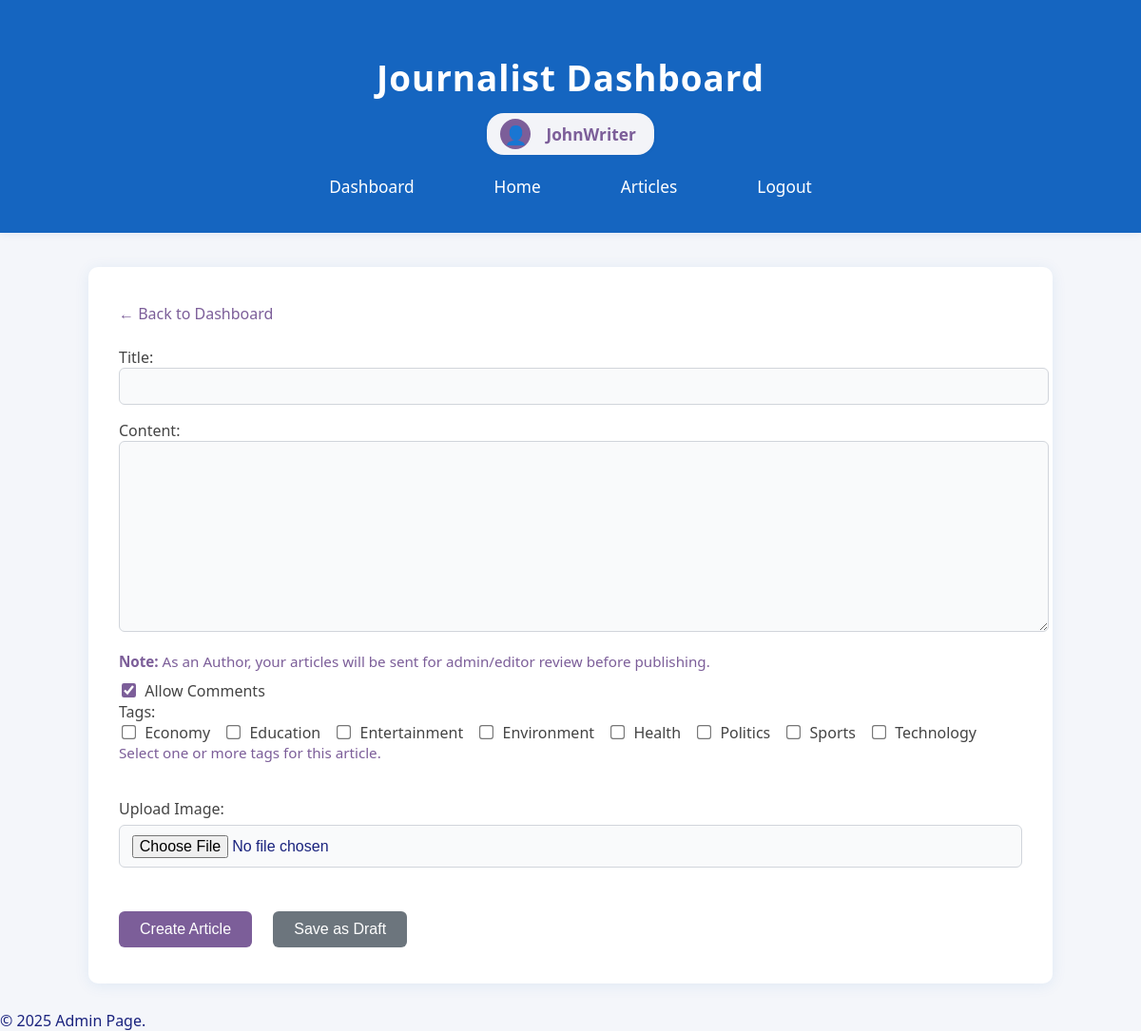
Page /public/admin/createArticle (signed in) on the committed database.
### tables this page shows
CREATE TABLE `tags` (
  `tag_name` varchar(255) NOT NULL,
  `tag_id` int(11) NOT NULL
);

### app/helpers.php (called while the page is built, shortened)
<?php
function render($view, $data = [], $layout = 'layout') {
    extract($data);
    require views_path($view . '.php');
}
function base_url($path = '') {
    if(defined('BASE_URL')) {
        return BASE_URL . ltrim($path, '/');
    }
    $protocol =
    (!empty($_SERVER['HTTPS']) && $_SERVER['HTTPS'] !== 'off') ||
    $_SERVER['SERVER_PORT'] === 443 ? "https://" : "http://";
    $host = $_SERVER['HTTP_HOST'];
    $base = rtrim(dirname($_SERVER['SCRIPT_NAME']), '/');
    return $protocol . $host . $base . '/' . ltrim($path, '/');
}
function base_path($path = '') {
    return realpath(__DIR__ . '/../' . '/' . ltrim($path, '/'));
}
function views_path($path = '') {
    return base_path('app/views/' . ltrim($path, '/'));
}

### app/controllers/AdminController.php (called while the page is built, shortened)
<?php
require_once __DIR__ . '/../../config/database.php';
class AdminController {
    public function createArticle() {
        $error = '';
        $success = '';
        if ($_SERVER['REQUEST_METHOD'] === 'POST') {
            $title = trim($_POST['title']);
            $content = trim($_POST['content']);
            $allowComments = isset($_POST['allow_comments']) ? 1 : 0;
            $tag_ids = isset($_POST['tags']) ? $_POST['tags'] : [];
            $authorId = $_SESSION['user']['id'];
            $isPublished = 0;
            $status = 'pending';
            if ($_SESSION['user']['role_id'] == 1) {
                if (isset($_POST['save_draft'])) {
                    $status = 'draft';
                }
            } else {
                $isPublished = isset($_POST['is_published']) ? 1 : 0;
                $status = $isPublished ? 'published' : 'pending';
            }
            $imageData = null;
            $error = '';
            if (isset($_FILES['image']) && $_FILES['image']['error'] === UPLOAD_ERR_OK) {
                $imageTmp = $_FILES['image']['tmp_name'];
                $imageSize = filesize($imageTmp);
                if ($imageSize > self::MAX_BLOB_SIZE) {
                    $error = "Image is too large. Max allowed is " . number_format(self::MAX_BLOB_SIZE) . " bytes. Please choose a smaller image.";
                } else {
                    $imageData = file_get_contents($imageTmp);
                }
            }
            if (!$error) {
                require_once __DIR__ . '/../models/Article.php';
                $articleModel = new Article();
                $article_id = $articleModel->createArticleWithStatus($title, $content, $authorId, $status, $isPublished, $allowComments, $imageData, $tag_ids);
                if ($_SESSION['user']['role_id'] == 1 && $status === 'draft') {
                    $success = "Draft saved. You can continue editing later!";
                } elseif ($_SESSION['user']['role_id'] == 1) {
                    $success = "Article created successfully and sent for review!";
                } else {
                    $success = "Article created successfully!";
                }
                $title = '';
                $content = '';
                $isPublished = 0;
                $allowComments = 0;
                $selected_tags = [];
            } else {
                $error = "Failed to create article. Please try again.";
            }
        } else {
            $title = '';
            $content = '';
            $isPublished = ($_SESSION['user']['role_id'] == 1) ? 0 : 0;
            $allowComments = 1;
        }
        require_once __DIR__ . '/../models/Tag.php';
        $tagModel = new Tag();
        $tags = $tagModel->getAllTags();
        $selected_tags = [];
        $data = [
            'title' => $title,
            'content' => $content,
            'is_published' => $isPublished,
            'allow_comments' => $allowComments,
            'error' => $error,
            'success' => $success,
            'user_role' => $_SESSION['user']['role_id'],
            'tags' => $tags,
            'selected_tags' => $selected_tags
        ];
        render('admin/createArticle', $data, layout: 'admin/layout');
    }
}
?>

### app/models/Tag.php (called while the page is built, shortened)
<?php
require_once __DIR__ . '/../../config/database.php';
class Tag {
    private $db;
    public function __construct() {
        $database = new Database();
        $this->db = $database->connect();
    }
    public function getAllTags() {
        $stmt = $this->db->prepare('SELECT * FROM tags ORDER BY tag_name ASC');
        $stmt->execute();
        return $stmt->fetchAll(PDO::FETCH_ASSOC);
    }
}

### config/database.php (called while the page is built, shortened)
<?php
class Database {
    private $host = 'localhost';
    private $db_name = 'austro_asian_times';
    private $username = 'root';
    private $password = '';
    public function connect() {
        $this->conn = null;
        try {
            $dsn = "mysql:host=" . $this->host . ";dbname=" . $this->db_name . ";charset=utf8mb4";
            $this->conn = new PDO($dsn, $this->username, $this->password);
            $this->conn->setAttribute(PDO::ATTR_ERRMODE, PDO::ERRMODE_EXCEPTION);
        } catch (PDOException $e) {
            die("Connection failed: " . $e->getMessage());
        }
        return $this->conn;
    }
}

### app/views/admin/createArticle.php (the view, shortened to what this page needs)
<head>
    <link rel="stylesheet" href="<?php echo base_url('css/createArticle.css'); ?>">
</head>
<div>
    <a href="<?php echo base_url('admin/dashboard') ?>" class="back-to-dashboard">
        ← Back to Dashboard
    </a>
</div>
<form method="post" enctype="multipart/form-data">
    <label>Title: <input type="text" name="title" value="<?= htmlspecialchars($title ?? '') ?>" required></label>
    <br>
    <label>Content:<br>
        <textarea name="content" rows="10" required><?= htmlspecialchars($content ?? '') ?></textarea>
    </label>
    <br>
    <?php if ($user_role != 1): ?>
    <label>
        <input type="checkbox" name="is_published" <?= isset($is_published) && $is_published ? 'checked' : '' ?>> Published
    </label>
    <br>
    <?php elseif ($user_role == 1): ?>
    <div class="form-text" style="margin-bottom:10px; color:#7c5e99;">
        <strong>Note:</strong> As an Author, your articles will be sent for admin/editor review before publishing.
    </div>
    <?php endif; ?>
    <label>
        <input type="checkbox" name="allow_comments" <?= isset($allow_comments) && $allow_comments ? 'checked' : '' ?>> Allow Comments
    </label>
    <br>
    <label>Tags:</label>
    <div>
        <?php foreach ($tags as $tag): ?>
            <label style="margin-right: 10px;">
                <input type="checkbox" name="tags[]" value="<?= $tag['tag_id'] ?>" <?= (isset($selected_tags) && in_array($tag['tag_id'], $selected_tags)) ? 'checked' : '' ?>>
                <?= htmlspecialchars($tag['tag_name']) ?>
            </label>
        <?php endforeach; ?>
    </div>
    <div class="form-text">Select one or more tags for this article.</div>
    <br>
    <label>Upload Image:</label>
    <div style="display: flex; align-items: center; gap: 10px; margin-top: 6px;">
        <input type="file" name="image" id="imageInput" accept="image/*" style="flex: 1;">
    </div>
    <br>
    <button type="submit">Create Article</button>
    <?php if (isset($_SESSION['user']) && $_SESSION['user']['role_id'] == 1): ?>
        <button type="submit" name="save_draft" value="1" style="background:#6c757d; color:white; margin-left:10px;">Save as Draft</button>
    <?php endif; ?>
</form>

### public/css/admin.css (style rules this page uses)
body { font-family: 'Segoe UI', Arial, sans-serif; background: #eaf1fb; color: #1a237e; margin: 0; padding: 0; }

### public/css/createArticle.css (style rules this page uses)
body { background: #f4f6fa; font-family: 'Segoe UI', Arial, sans-serif; }
label { font-weight: 500; color: #444; margin-bottom: 0.5rem; }
input[type="text"], textarea, input[type="file"] { width: 100%; padding: 0.6rem 0.8rem; border: 1px solid #d1d5db; border-radius: 6px; font-size: 1rem; margin-bottom: 1rem; background: #f9fafb; transition: border 0.2s; }
.form-text { color: #7c5e99; font-size: 0.95rem; margin-bottom: 1rem; }
.back-to-dashboard { display: inline-block; margin-bottom: 1.5rem; color: #7c5e99; text-decoration: none; font-weight: 500; transition: color 0.2s; }
input[type="checkbox"] { accent-color: #7c5e99; margin-right: 6px; transform: scale(1.15); }
button[type="submit"], button[type="button"] { background: #7c5e99; color: #fff; border: none; padding: 10px 22px; border-radius: 6px; font-size: 1rem; font-weight: 500; cursor: pointer; margin-top: 0.5rem; margin-right: 0.5rem; transition: background 0.2s; }
button[style*="background:#6c757d"] { background: #6c757d !important; }

### rows in the picture
tags: tag_name "Economy"
tags: tag_name "Education"
tags: tag_name "Entertainment"
tags: tag_name "Environment"
tags: tag_name "Health"
tags: tag_name "Politics"
tags: tag_name "Sports"
tags: tag_name "Technology"

### other values in the picture
$roleName "Journalist Dashboard"
$username "JohnWriter"
